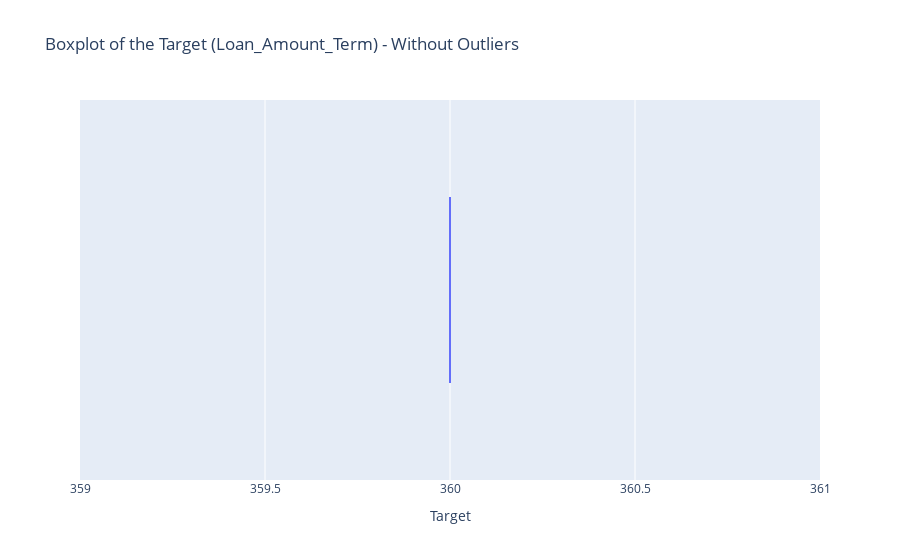

The code cell stored with this chart in its notebook:
### Code cell
# Create a mask to filter out the outliers for 'LoanAmount'
mask_Loan_Amount_Term = df['Loan_Amount_Term'] == 360

print(df[mask_Loan_Amount_Term].head())
print(df[mask_Loan_Amount_Term].info())

fig = px.box(
    data_frame=df[mask_Loan_Amount_Term], 
    x='Loan_Amount_Term', 
    orientation='h',
    title='Boxplot of the Target (Loan_Amount_Term) - Without Outliers')

fig.update_layout(xaxis_title='Target')
fig.show()

### Figure 1 — Plotly figure (JSON) as saved in the notebook; plotly's stock layout.template omitted (floating-point values rounded to 4 significant figures; data arrays with more than 128 entries replaced by an {"elided": "..."} marker saying what was removed)
{"data": [{"alignmentgroup": "True", "hovertemplate": "Loan_Amount_Term=%{x}<extra></extra>", "legendgroup": "", "marker": {"color": "#636efa"}, "name": "", "notched": false, "offsetgroup": "", "orientation": "h", "showlegend": false, "type": "box", "x": {"elided": "473 int values"}, "x0": " ", "xaxis": "x", "y0": " ", "yaxis": "y"}], "layout": {"boxmode": "group", "legend": {"tracegroupgap": 0}, "title": {"text": "Boxplot of the Target (Loan_Amount_Term) - Without Outliers"}, "xaxis": {"anchor": "y", "domain": [0, 1], "title": {"text": "Target"}}, "yaxis": {"anchor": "x", "domain": [0, 1]}}}
